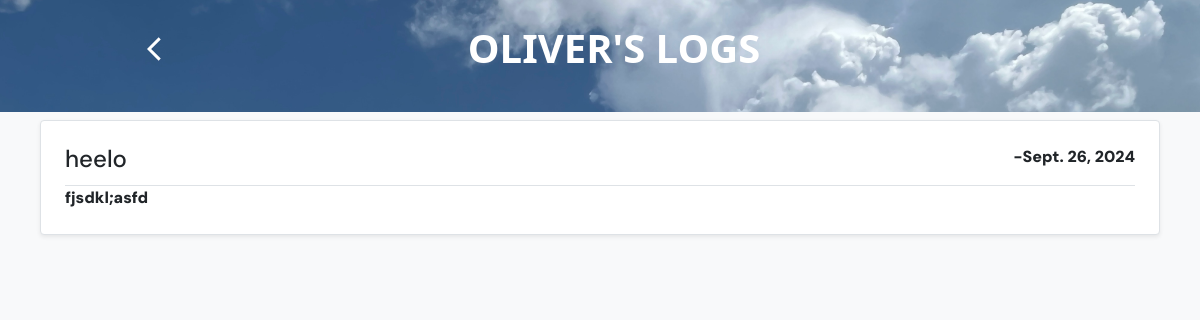
The page /22/ on the database its author committed.
### post/models.py (models this page shows, shortened)
class Post(models.Model):
    title = models.CharField(max_length=50)
    content = models.TextField()
    date_posted = models.DateTimeField(default=timezone.now)
    author = models.ForeignKey(User, on_delete=models.CASCADE)

### post/views.py (the view)
# urls.py: path('<int:pk>/', post_views.PostDetailView.as_view(), name='post_detail'),
class PostDetailView(DetailView): #temp_name = post_detail.html, context_object_name = object
    model = Post
    context_object_name = 'post'

### post/templates/post/post_detail.html (shortened to what this page needs)
{% extends "base.html" %}
{% load crispy_forms_tags %}
{% load static %}
{% block href %}
<a class="" href="{% url 'posts' %} "> <img src="{% static 'post/icons/arrow_back_simple_icon.svg' %}"></a>
{% endblock %}
{% block content %}
    <div class="border rounded shadow-sm p-4 bg-white">
        <div class="head d-flex border-bottom">
            <p class="h4">{{post.title}}</p>
            <p class="ms-auto h5">
                <p>-{{post.date_posted|date}}</p>
            </p>
        </div>
        <div class="content">{{post.content}}</div>
    </div>
{% endblock %}

### static/seed/css/style.css (style rules this page uses)
a { text-decoration: none; }

### rows shown on the page
Post: title "heelo", date_posted "Sept. 26, 2024", content "fjsdkl;asfd"
